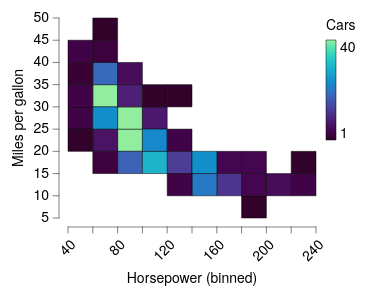

Express this chart as Vega-Lite.
### Vega-Lite specification from a JSON file in a GitHub repository (floating-point values rounded to 4 significant figures; data arrays with more than 128 entries replaced by an {"elided": "..."} marker saying what was removed)
{"background": null, "config": {"arc": {"fill": "#DBDBDB", "fillOpacity": 1.0, "innerRadius": 25.0, "padAngle": 0.03, "stroke": "black", "strokeOpacity": 1, "strokeWidth": 0.25}, "area": {"fill": "#DBDBDB", "fillOpacity": 1.0, "stroke": "black", "strokeOpacity": 1, "strokeWidth": 0.25}, "axis": {"domain": true, "domainCap": "round", "domainColor": "black", "domainWidth": 0.25, "grid": false, "gridCap": "round", "gridColor": "#F1F1F1", "gridDash": [0, 0], "gridOpacity": 1.0, "gridWidth": 0.25, "labelColor": "black", "labelFont": "Helvetica Neue, HelveticaNeue, Helvetica, Arial, sans-serif", "labelFontSize": 7, "labelFontStyle": "normal", "labelFontWeight": 400, "offset": 4.5, "ticks": true, "tickCap": "round", "tickColor": "black", "tickRound": false, "tickSize": 3, "tickWidth": 0.25, "titleColor": "black", "titleFont": "Helvetica Neue, HelveticaNeue, Helvetica, Arial, sans-serif", "titleFontSize": 7, "titleFontStyle": "normal", "titleFontWeight": 400}, "axisX": {"domain": true, "labelAlign": "right", "labelAngle": 315, "labels": true, "ticks": true, "translate": 0}, "axisY": {"domain": true, "labelAlign": "right", "labelAngle": 0, "labels": true, "ticks": true, "translate": 0}, "axisRight": {"domain": true, "labelAlign": "left", "labelAngle": 0, "labels": true, "ticks": true, "translate": 0}, "axisTop": {"domain": true, "labelAlign": "left", "labelAngle": 45, "labels": true, "ticks": true, "translate": 0}, "axisBand": {"tickOffset": 0}, "bar": {"fill": "#DBDBDB", "fillOpacity": 1.0, "stroke": "black", "strokeOpacity": 1, "strokeWidth": 0.25}, "boxplot": {"size": 9.0, "ticks": {"cornerRadius": 0.25, "fill": "black", "opacity": 1, "size": 4.5, "thickness": 0.25}, "box": {"fillOpacity": 1.0, "stroke": "black", "strokeOpacity": 1, "strokeWidth": 0.25}, "median": {"cornerRadius": 0, "fill": "black", "fillOpacity": 1.0, "opacity": 1, "size": 9.0, "thickness": 0.25}, "rule": {"fill": "black", "fillOpacity": 1.0, "size": 10.0, "stroke": "black", "strokeDash": [0, 0], "strokeOpacity": 1, "strokeWidth": 0.25}, "outliers": {"color": "black", "fill": "black", "fillOpacity": 1.0, "size": 0, "stroke": "black", "strokeOpacity": 1, "strokeWidth": 0.25}}, "circle": {"fill": "black", "fillOpacity": 1.0, "size": 1.25, "stroke": null, "strokeOpacity": 1, "strokeWidth": 0.25}, "errorband": {"band": {"fillOpacity": 0.6, "stroke": null, "strokeWidth": 0.25, "strokeOpacity": 1}, "borders": {"opacity": 0, "strokeOpacity": 0.25, "strokeWidth": 1}}, "errorbar": {"opacity": 1, "rule": {"strokeDash": [0, 0], "strokeWidth": 0.25}, "ticks": {"color": "black", "cornerRadius": 0.125, "opacity": 1, "size": 6.0, "thickness": 0.25}, "thickness": 0.25}, "font": "Helvetica Neue, HelveticaNeue, Helvetica, Arial, sans-serif", "geoshape": {"fill": "#DBDBDB", "fillOpacity": 1.0, "stroke": "black", "strokeOpacity": 1, "strokeWidth": 0.25}, "header": {"labelColor": "black", "labelFont": "Helvetica Neue, HelveticaNeue, Helvetica, Arial, sans-serif", "labelFontSize": 7, "labelFontStyle": "normal", "labelFontWeight": 400, "titleColor": "black", "titleFont": "Helvetica Neue, HelveticaNeue, Helvetica, Arial, sans-serif", "titleFontSize": 7, "titleFontStyle": "normal", "titleFontWeight": 400, "titlePadding": 0}, "legend": {"disable": false, "offset": 4.5, "titlePadding": 4, "labelOffset": 2, "gradientLabelOffset": 2, "gradientLength": 50.0, "gradientThickness": 5.0, "gradientOpacity": 1.0, "gradientStrokeColor": "black", "gradientStrokeWidth": 0.25, "labelColor": "black", "labelFont": "Helvetica Neue, HelveticaNeue, Helvetica, Arial, sans-serif", "labelFontSize": 7, "labelFontStyle": "normal", "labelFontWeight": 400, "strokeColor": "black", "strokeWidth": 0, "symbolSize": 42, "symbolStrokeColor": "black", "symbolStrokeWidth": 0.25, "titleColor": "black", "titleFont": "Helvetica Neue, HelveticaNeue, Helvetica, Arial, sans-serif", "titleFontSize": 7, "titleFontStyle": "normal", "titleFontWeight": 400}, "line": {"color": "black", "stroke": "black", "strokeCap": "butt", "strokeDash": [0, 0], "strokeOpacity": 1, "strokeWidth": 0.5}, "point": {"filled": true, "fill": "#DBDBDB", "fillOpacity": 1.0, "size": 5.0, "stroke": "black", "strokeOpacity": 1, "strokeWidth": 0.25}, "range": {"category": ["#5CA7B1", "#B7D0EE", "#B7B3E4", "#B3DAB5", "#F5E1B3", "#3D727B", "#809DC7", "#867DAC", "#80A988", "#CBB17A", "#204148", "#546B94", "#584C77", "#507B5F", "#9D824D"], "diverging": {"scheme": ["#6F572A", "#876E43", "#9E875F", "#B5A17F", "#CABBA2", "#DCD6CC", "#F4F1E9", "#C9D7DA", "#9DBFC6", "#78A5AF", "#558B96", "#36717C", "#1A5762"]}, "heatmap": {"scheme": ["#32022B", "#43044D", "#4C196E", "#4D338C", "#484DA6", "#3A68BB", "#1D83CA", "#1D9CCB", "#23B5C9", "#28CDC5", "#4DE0B4", "#91EE9F"]}, "ordinal": {"scheme": ["#F1F1F1", "#DBDBDB", "#C6C6C6", "#B2B2B2", "#9D9D9D", "#898989", "#767676", "#636363", "#515151", "#404040", "#2F2F2F", "#1F1F1F"]}, "ramp": {"scheme": ["#32022B", "#43044D", "#4C196E", "#4D338C", "#484DA6", "#3A68BB", "#1D83CA", "#1D9CCB", "#23B5C9", "#28CDC5", "#4DE0B4", "#91EE9F"]}}, "rule": {"color": "black", "stroke": "black", "strokeCap": "round", "strokeDash": [2, 2], "strokeOpacity": 1, "strokeWidth": 0.25}, "scale": {"bandPaddingInner": 0.1, "bandPaddingOuter": 0.1, "round": false}, "rect": {"fill": "#DBDBDB", "fillOpacity": 1.0, "stroke": "black", "strokeOpacity": 1, "strokeWidth": 0.25}, "square": {"fill": "#DBDBDB", "fillOpacity": 1.0, "size": 10.0, "stroke": "black", "strokeOpacity": 1, "strokeWidth": 0.25}, "text": {"color": "black", "font": "Helvetica Neue, HelveticaNeue, Helvetica, Arial, sans-serif", "fontSize": 7, "fontStyle": "normal", "fontWeight": 400}, "tick": {"color": "black", "cornerRadius": 0.125, "opacity": 1.0, "size": 9.0, "thickness": 0.25}, "title": {"anchor": "middle", "frame": "group", "color": "black", "font": "Helvetica Neue, HelveticaNeue, Helvetica, Arial, sans-serif", "fontSize": 7, "fontStyle": "normal", "fontWeight": 400, "subtitleColor": "black", "subtitleFont": "Helvetica Neue, HelveticaNeue, Helvetica, Arial, sans-serif", "subtitleFontSize": "Helvetica Neue, HelveticaNeue, Helvetica, Arial, sans-serif", "subtitleFontStyle": "normal", "subtitleFontWeight": 400}, "trail": {"color": "black", "opacity": 1, "size": 0.5}, "view": {"continuousWidth": 124, "continuousHeight": 100, "discreteWidth": 124, "discreteHeight": 100, "fill": null, "stroke": null, "strokeWidth": 0.25}}, "data": {"name": "data-7285c4e2e195e5a75737a34913199f5f"}, "mark": {"type": "rect"}, "encoding": {"color": {"aggregate": "count", "title": "Cars", "type": "quantitative"}, "x": {"bin": {"maxbins": 12}, "field": "Horsepower", "type": "quantitative"}, "y": {"bin": {"maxbins": 12}, "field": "Miles_per_Gallon", "title": "Miles per gallon", "type": "quantitative"}}, "$schema": "https://vega.github.io/schema/vega-lite/v6.4.1.json", "datasets": {"data-7285c4e2e195e5a75737a34913199f5f": {"elided": "392 records"}}}
